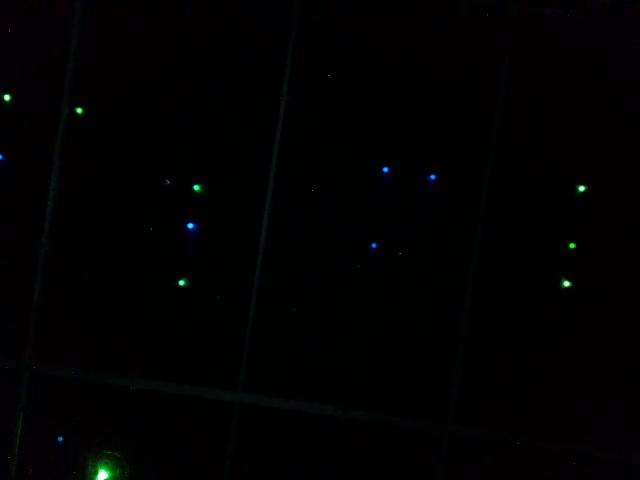
#> input picture frame 18 of star_video.mp4, 640 x 480 px, given in place of test2.mp4, which was not available
$ jupyter execute --allow-errors videoStreamNumericalPrediction.ipynb
#> lines starting #> are read from the running program, lines starting #| are printed output that depends on the picture; after the words box and inside, x2 and y2 are one past the last pixel; in counts of white or black regions, pixels touching at a corner belong together; pictures that were not available may be replaced by others from this repository, and a replacement may not be noted
#> further down, frame is the input picture: shape (480, 640, 3); mean B, G, R 2.1, 1.5, 1.7
#> `imHSV=cv2.cvtColor(imRGB, cv2.COLOR_RGB2HSV)`: imHSV: shape (480, 640, 3); mean H, S, V 75.6, 138.7, 2.7
#> `h,s,v=cv2.split(imHSV)`:
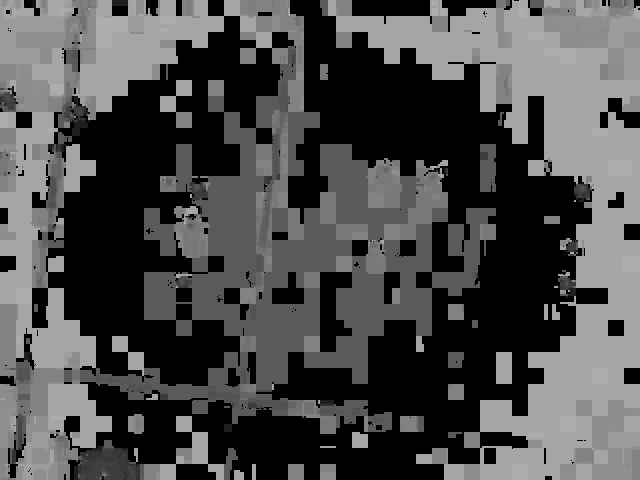
#> h: shape (480, 640); min 0, max 174, mean 75.6
#> `h,s,v=cv2.split(imHSV)`:
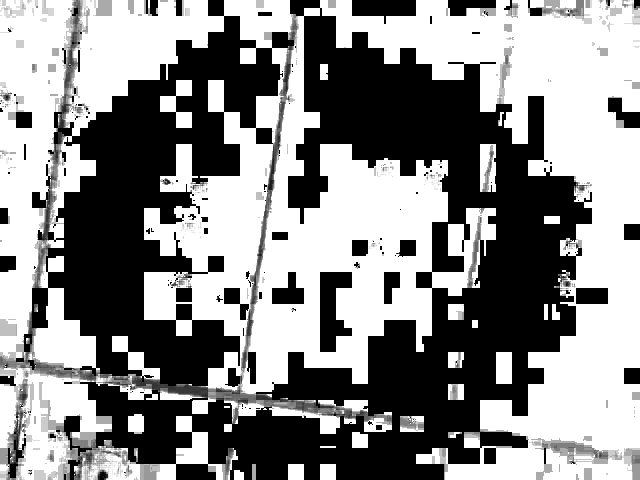
#> s: shape (480, 640); min 0, max 255, mean 138.7
#> `blueMask=cv2.inRange(imRGB, bMin, bMax)`:
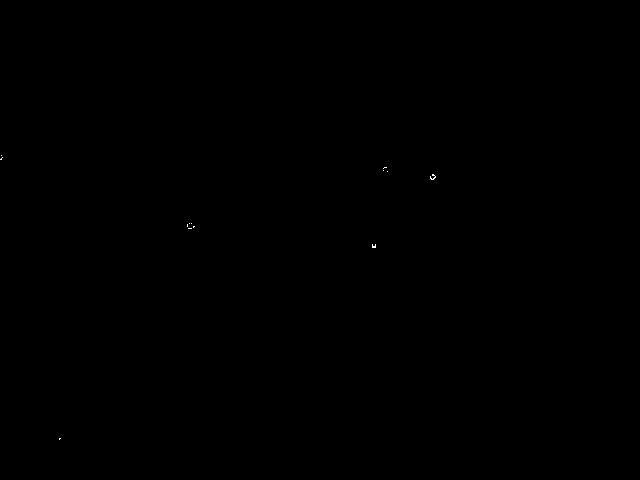
#> blueMask: shape (480, 640); 0.02% white in thin lines or dots, all inside (x1, y1, x2, y2) = (0, 155, 436, 440)
#> `greenMask=cv2.inRange(imRGB, gMin, gMax)`:
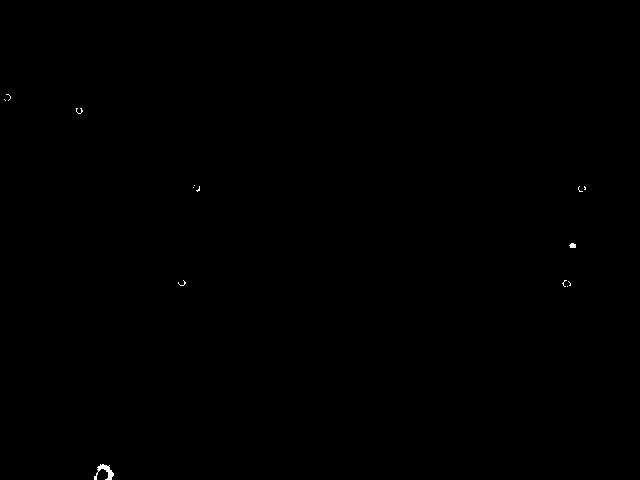
#> greenMask: shape (480, 640); 0.08% white; 14 white regions (12 under 20 px), largest, box (x1, y1, x2, y2) and area: (94, 464, 114, 480) 134, (569, 243, 576, 248) 28
#> `ret1,thresh = cv2.threshold(v,vThresh,255,cv2.THRESH_BINARY)`:
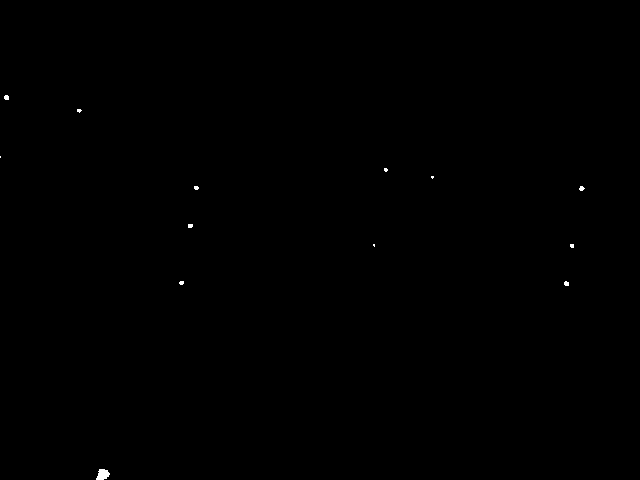
#> thresh: shape (480, 640); 0.09% white; 13 white regions (9 under 20 px), largest, box (x1, y1, x2, y2) and area: (96, 469, 110, 480) 111, (4, 95, 9, 100) 22, (579, 186, 585, 191) 21, (564, 281, 569, 286) 21
#> `ret1,thresh = cv2.threshold(v,vThresh,255,cv2.THRESH_BINARY)`: ret1 = 200
#> `greenValMask=cv2.bitwise_and(thresh, greenMask)`: greenValMask: shape (480, 640); 0.01% white in thin lines or dots, all inside (x1, y1, x2, y2) = (81, 110, 574, 480)
[cell 1]
import pandas as pd

#> (the rest of this cell did not finish here and is left out)

#> (a cell that did not finish here is left out)

[cell 3]
import cv2
import numpy as np


#This should be a path to a camera or a video file.
cap = cv2.VideoCapture('test2.mp4') # 0 is my phone camera.

def flatten(xss):
    return [x for xs in xss for x in xs]

#> (the rest of this cell did not finish here and is left out)

$ run again, starting later in the video
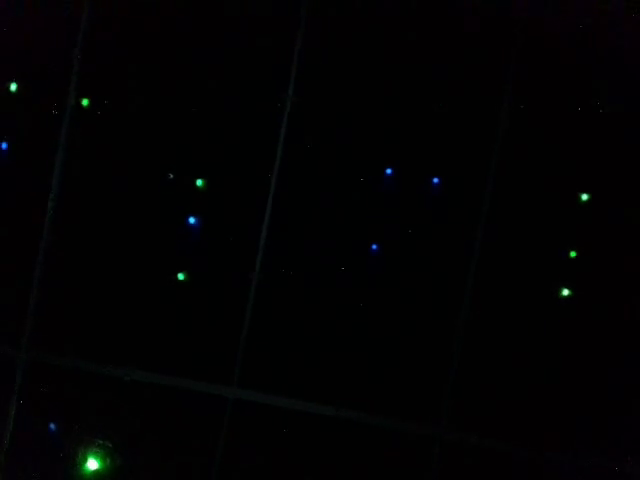
#> input picture frame 81 of star_video.mp4, 640 x 480 px, given in place of test2.mp4, which was not available
#> frame is the input picture: shape (480, 640, 3); mean B, G, R 2.2, 1.6, 1.8
#> imHSV: shape (480, 640, 3); mean H, S, V 74.9, 137.4, 2.9
#> `h,s,v=cv2.split(imHSV)`:
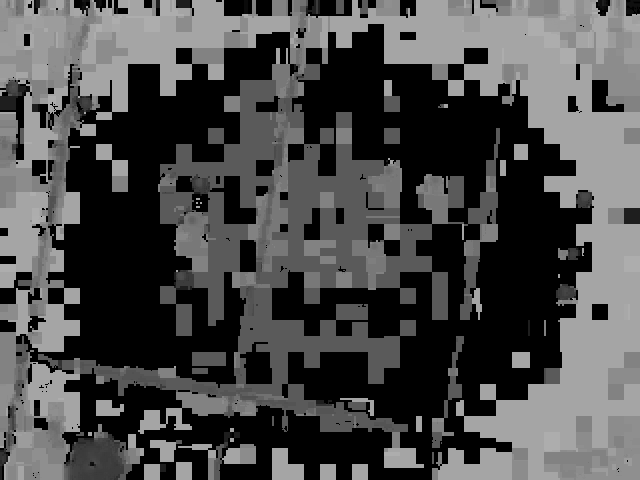
#> h: shape (480, 640); min 0, max 177, mean 74.9
#> `h,s,v=cv2.split(imHSV)`:
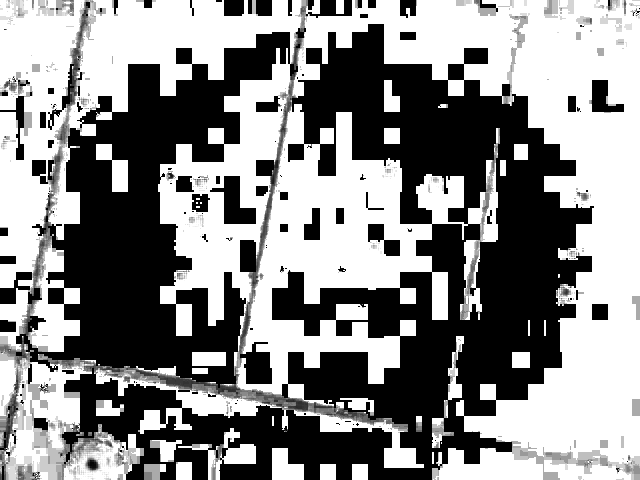
#> s: shape (480, 640); min 0, max 255, mean 137.4
#> blueMask: shape (480, 640); 0.03% white in thin lines or dots, all inside (x1, y1, x2, y2) = (1, 142, 439, 427)
#> greenMask: shape (480, 640); 0.11% white; 18 white regions (15 under 20 px), largest, box (x1, y1, x2, y2) and area: (82, 453, 104, 474) 188, (82, 98, 89, 106) 38, (570, 251, 576, 257) 28
#> thresh: shape (480, 640); 0.11% white; 13 white regions (7 under 20 px), largest, box (x1, y1, x2, y2) and area: (86, 457, 100, 471) 135, (11, 84, 16, 90) 26, (563, 289, 568, 295) 23, (582, 194, 587, 200) 21, (178, 274, 184, 279) 21, (197, 180, 202, 185) 20
#> ret1 = 200
#> greenValMask: shape (480, 640); 0.01% white in thin lines or dots, all inside (x1, y1, x2, y2) = (84, 100, 575, 471)
#> the loop `for i in range(0,2):` made 2 passes
#> after the loop `for i in range(0,2):`: data = [[319.6, -229, 223, 1], [330, -316, -95, 0]]
#| [[ 319.64  -229.     223.       1.     329.971 -316.     -95.       0.   ]]

$ run again, starting later in the video
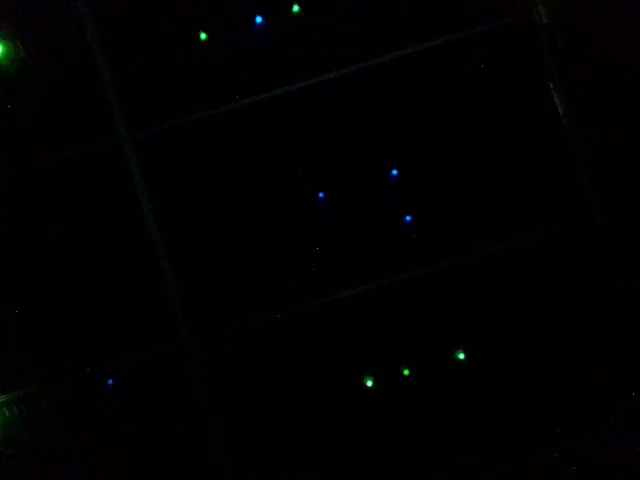
#> input picture frame 144 of star_video.mp4, 640 x 480 px, given in place of test2.mp4, which was not available
#> frame is the input picture: shape (480, 640, 3); mean B, G, R 1.9, 1.3, 1.6
#> imHSV: shape (480, 640, 3); mean H, S, V 75.3, 137.1, 2.5
#> `h,s,v=cv2.split(imHSV)`:
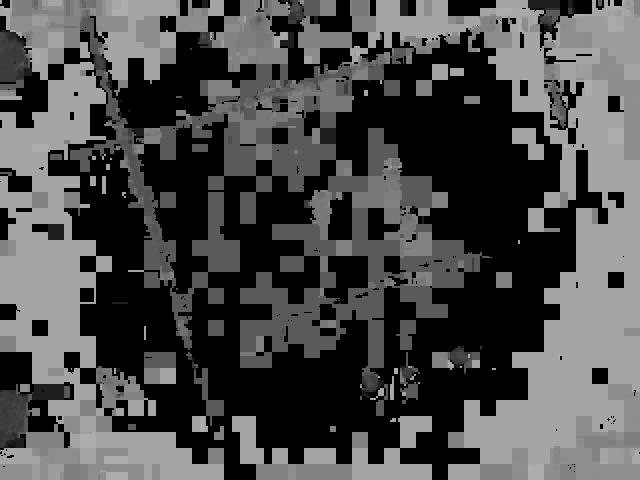
#> h: shape (480, 640); min 0, max 178, mean 75.3
#> `h,s,v=cv2.split(imHSV)`:
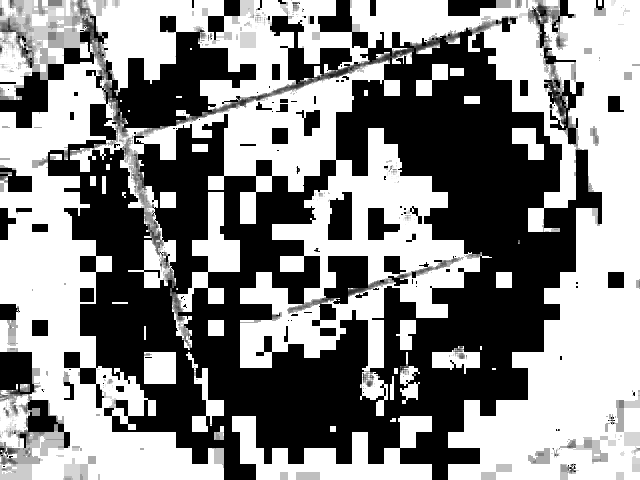
#> s: shape (480, 640); min 0, max 255, mean 137.1
#> blueMask: shape (480, 640); 0.02% white in thin lines or dots, all inside (x1, y1, x2, y2) = (110, 16, 412, 383)
#> greenMask: shape (480, 640); 0.06% white; 12 white regions (9 under 20 px), largest, box (x1, y1, x2, y2) and area: (0, 42, 8, 60) 79, (200, 32, 206, 40) 24, (404, 370, 409, 375) 22
#> thresh: shape (480, 640); 0.05% white; 10 white regions (5 under 20 px), largest, box (x1, y1, x2, y2) and area: (256, 16, 262, 22) 26, (0, 44, 3, 55) 22, (293, 6, 298, 11) 21, (367, 381, 372, 386) 21, (201, 34, 206, 39) 20
#> ret1 = 200
#> greenValMask: shape (480, 640); 0.01% white in thin lines or dots, all inside (x1, y1, x2, y2) = (0, 34, 408, 374)
#> the loop `for i in range(0,2):` made 2 passes
#> after the loop `for i in range(0,2):`: data = [[156.7, 86, 131, 1], [46, 0, -46, 0]]
#> sortedList = [[46, 0, -46, 0], [156.7, 86, 131, 1]]
#| [[ 46.      0.    -46.      0.    156.707  86.    131.      1.   ]]
